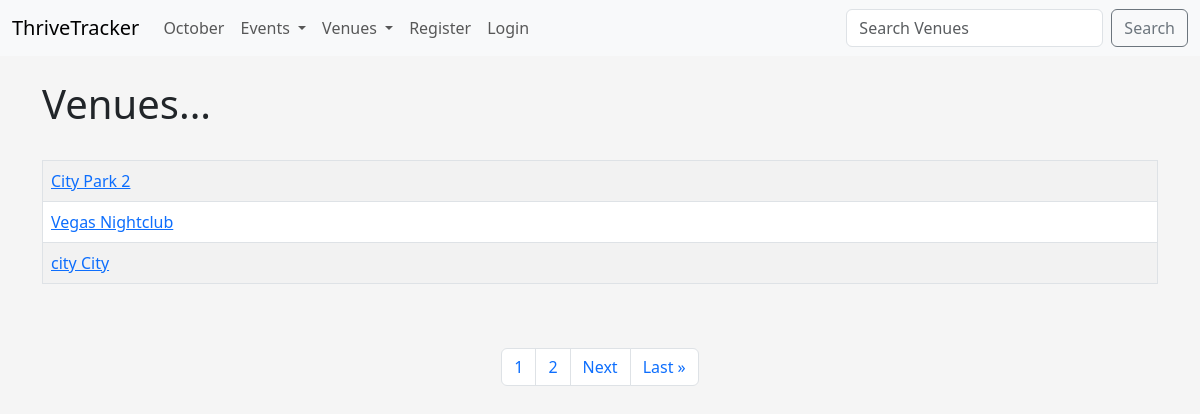
Screenshot of /list_venues with the database file from the repository.
### addiction_calendar/models.py (models this page shows)
class Venue(models.Model):
    name = models.CharField('Venue Name', max_length=200)
    address = models.CharField('Venue Address', max_length=300)
    zip_code = models.CharField('Venue Zip Code', max_length=15)
    phone = models.CharField('Venue Phone', max_length=20, blank=True)
    web = models.URLField('Venue Website', blank=True)
    email_address = models.EmailField('Venue Email', blank=True)
    owner = models.IntegerField('Venue Owner', blank=False, default = 1)
    def __str__(self):
        return self.name

### addiction_calendar/views.py (the view)
# urls.py: path('list_venues', views.list_venues, name='list-venues'),
def list_venues(request):
    venue_list = Venue.objects.all()
    p = Paginator(Venue.objects.all(), 3)
    page = request.GET.get('page')
    venues = p.get_page(page)
    nums = "a" * venues.paginator.num_pages # multiply by a to get an iterable number of pages
    return render(request, 'addiction_events/venues.html',
        {'venue_list': venue_list, 'venues': venues, 'nums': nums})

### addiction_calendar/templates/addiction_events/venues.html (shortened to what this page needs)
{% extends 'addiction_events/base.html' %} {% block content %}
<h1>Venues...</h1>
<br />
<table class="table table-bordered table-striped table-hover">
  {% for venue in venues %}
  <tr>
    <td>
      <a href="{% url 'show-venue' venue.id %}"> {{ venue }}</a>
    </td>
  </tr>
  {% endfor %}
</table>
<br /><br />
<nav aria-label="Page navigation example">
  <ul class="pagination justify-content-center">
    {% for i in nums %}
    <li class="page-item">
      <a class="page-link" href="?page={{ forloop.counter }}">{{ forloop.counter }}</a>
    </li>
    {% endfor %} {% if venues.has_next %}
    <li class="page-item">
      <a class="page-link" href="?page={{ venues.next_page_number }}">Next</a>
    </li>
    <li class="page-item">
      <a class="page-link" href="?page={{ venues.paginator.num_pages }}">Last &raquo</a>
    </li>
    {% endif %}
  </ul>
</nav>
<br />
{% endblock %}

### addiction_calendar/templates/addiction_events/base.html (style rules this page uses)
body { background: #f5f5f5; }

### rows the page displays
Venue: name "City Park 2"
Venue: name "Vegas Nightclub"
Venue: name "city City"
